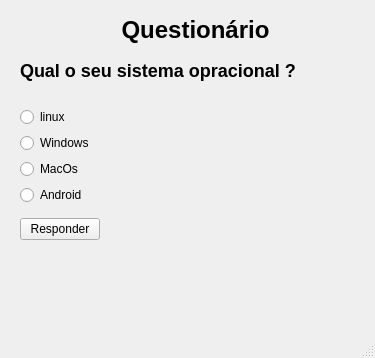
<?xml version="1.0" encoding="UTF-8"?>
<ui version="4.0">
 <class>FormularioRadioButton</class>
 <widget class="QMainWindow" name="FormularioRadioButton">
  <property name="geometry">
   <rect>
    <x>0</x>
    <y>0</y>
    <width>375</width>
    <height>358</height>
   </rect>
  </property>
  <property name="windowTitle">
   <string>FormularioRadioButton</string>
  </property>
  <widget class="QWidget" name="centralwidget">
   <widget class="QLabel" name="label">
    <property name="geometry">
     <rect>
      <x>40</x>
      <y>10</y>
      <width>311</width>
      <height>41</height>
     </rect>
    </property>
    <property name="text">
     <string>&lt;html&gt;&lt;head/&gt;&lt;body&gt;&lt;h1 align=&quot;center&quot; style=&quot; margin-top:18px; margin-bottom:12px; margin-left:0px; margin-right:0px; -qt-block-indent:0; text-indent:0px;&quot;&gt;&lt;span style=&quot; font-size:xx-large; font-weight:700;&quot;&gt;Questionário&lt;/span&gt;&lt;/h1&gt;&lt;/body&gt;&lt;/html&gt;</string>
    </property>
   </widget>
   <widget class="QLabel" name="label_2">
    <property name="geometry">
     <rect>
      <x>20</x>
      <y>60</y>
      <width>331</width>
      <height>21</height>
     </rect>
    </property>
    <property name="text">
     <string>&lt;h2&gt; Qual o seu sistema opracional ? &lt;/h2&gt;</string>
    </property>
   </widget>
   <widget class="QLabel" name="label_resposta">
    <property name="geometry">
     <rect>
      <x>20</x>
      <y>260</y>
      <width>281</width>
      <height>41</height>
     </rect>
    </property>
    <property name="text">
     <string/>
    </property>
   </widget>
   <widget class="QWidget" name="">
    <property name="geometry">
     <rect>
      <x>20</x>
      <y>100</y>
      <width>139</width>
      <height>147</height>
     </rect>
    </property>
    <layout class="QVBoxLayout" name="verticalLayout_2">
     <item>
      <layout class="QVBoxLayout" name="verticalLayout">
       <item>
        <widget class="QRadioButton" name="radio_linux">
         <property name="text">
          <string>linux</string>
         </property>
        </widget>
       </item>
       <item>
        <widget class="QRadioButton" name="radio_windows">
         <property name="text">
          <string>Windows</string>
         </property>
        </widget>
       </item>
       <item>
        <widget class="QRadioButton" name="radio_macOs">
         <property name="text">
          <string>MacOs</string>
         </property>
        </widget>
       </item>
       <item>
        <widget class="QRadioButton" name="radio_android">
         <property name="text">
          <string>Android</string>
         </property>
        </widget>
       </item>
      </layout>
     </item>
     <item>
      <layout class="QHBoxLayout" name="horizontalLayout">
       <item>
        <widget class="QPushButton" name="btn_resposta">
         <property name="text">
          <string>Responder</string>
         </property>
        </widget>
       </item>
       <item>
        <spacer name="horizontalSpacer">
         <property name="orientation">
          <enum>Qt::Horizontal</enum>
         </property>
         <property name="sizeHint" stdset="0">
          <size>
           <width>40</width>
           <height>20</height>
          </size>
         </property>
        </spacer>
       </item>
      </layout>
     </item>
    </layout>
   </widget>
  </widget>
  <widget class="QMenuBar" name="menubar">
   <property name="geometry">
    <rect>
     <x>0</x>
     <y>0</y>
     <width>375</width>
     <height>22</height>
    </rect>
   </property>
  </widget>
  <widget class="QStatusBar" name="statusbar"/>
 </widget>
 <resources/>
 <connections/>
</ui>
